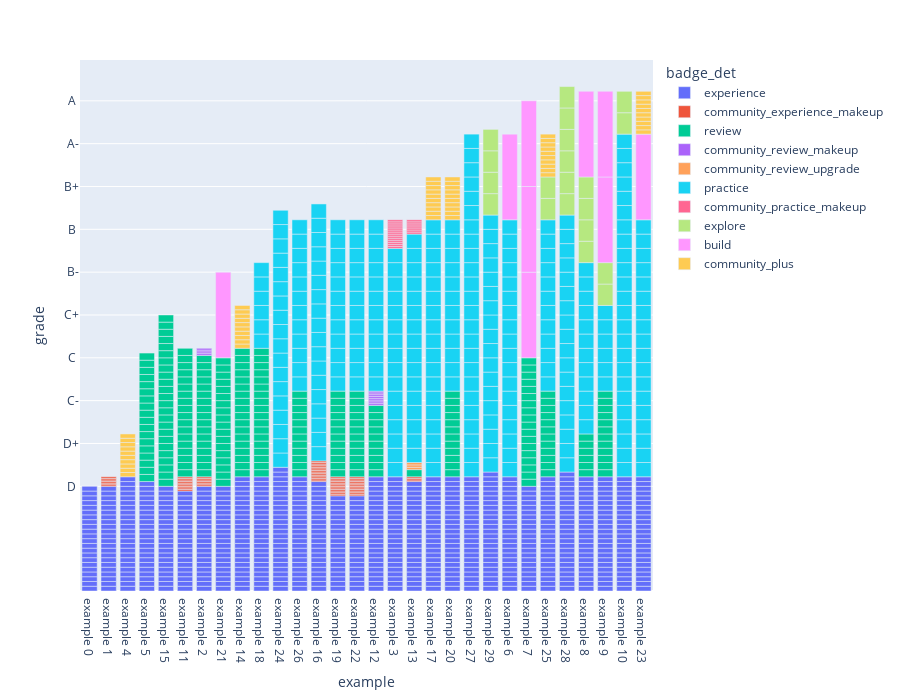

This figure's notebook cell:
### Code cell
# make plot
fig_cur = px.bar(per_badge_df_mrw_cletter,x='example',y='influence',color='badge_det',
                 hover_data=['badge','count','letter'],height=700)
fig_cur.update_layout(yaxis = dict(tickmode='array',
                              tickvals = list(thresh_mrw.values()),
                              ticktext =list(thresh_mrw.keys()),
                                  title='grade'))
# fig.update_layout( xaxis={'categoryorder':'array','categoryarray':per_badge_df_mrw_cletter['influence_total'].unique()})
fig_cur

### Figure 1 — Plotly figure (JSON) as saved in the notebook; plotly's stock layout.template omitted (floating-point values rounded to 4 significant figures; data arrays with more than 128 entries replaced by an {"elided": "..."} marker saying what was removed)
{"data": [{"alignmentgroup": "True", "customdata": {"elided": "698x3 mixed values"}, "hovertemplate": "badge_det=experience<br>example=%{x}<br>influence=%{y}<br>badge=%{customdata[0]}<br>count=%{customdata[1]}<br>letter=%{customdata[2]}<extra></extra>", "legendgroup": "experience", "marker": {"color": "#636efa", "pattern": {"shape": ""}}, "name": "experience", "offsetgroup": "experience", "orientation": "v", "showlegend": true, "textposition": "auto", "type": "bar", "x": {"elided": "698 str values"}, "xaxis": "x", "y": {"elided": "698 int values"}, "yaxis": "y"}, {"alignmentgroup": "True", "customdata": {"elided": "61x3 mixed values"}, "hovertemplate": "badge_det=community_experience_makeup<br>example=%{x}<br>influence=%{y}<br>badge=%{customdata[0]}<br>count=%{customdata[1]}<br>letter=%{customdata[2]}<extra></extra>", "legendgroup": "community_experience_makeup", "marker": {"color": "#EF553B", "pattern": {"shape": ""}}, "name": "community_experience_makeup", "offsetgroup": "community_experience_makeup", "orientation": "v", "showlegend": true, "textposition": "auto", "type": "bar", "x": ["example 1", "example 1", "example 1", "example 1", "example 1", "example 1", "example 11", "example 11", "example 11", "example 11", "example 11", "example 11", "example 11", "example 11", "example 11", "example 2", "example 2", "example 2", "example 2", "example 2", "example 2", "example 16", "example 16", "example 16", "example 16", "example 16", "example 16", "example 16", "example 16", "example 16", "example 16", "example 16", "example 16", "example 16", "example 19", "example 19", "example 19", "example 19", "example 19", "example 19", "example 19", "example 19", "example 19", "example 19", "example 19", "example 19", "example 22", "example 22", "example 22", "example 22", "example 22", "example 22", "example 22", "example 22", "example 22", "example 22", "example 22", "example 22", "example 13", "example 13", "example 13"], "xaxis": "x", "y": [0.6667, 0.6667, 0.6667, 0.6667, 0.6667, 0.6667, 0.6667, 0.6667, 0.6667, 0.6667, 0.6667, 0.6667, 0.6667, 0.6667, 0.6667, 0.6667, 0.6667, 0.6667, 0.6667, 0.6667, 0.6667, 0.6667, 0.6667, 0.6667, 0.6667, 0.6667, 0.6667, 0.6667, 0.6667, 0.6667, 0.6667, 0.6667, 0.6667, 0.6667, 0.6667, 0.6667, 0.6667, 0.6667, 0.6667, 0.6667, 0.6667, 0.6667, 0.6667, 0.6667, 0.6667, 0.6667, 0.6667, 0.6667, 0.6667, 0.6667, 0.6667, 0.6667, 0.6667, 0.6667, 0.6667, 0.6667, 0.6667, 0.6667, 0.6667, 0.6667, 0.6667], "yaxis": "y"}, {"alignmentgroup": "True", "customdata": {"elided": "238x3 mixed values"}, "hovertemplate": "badge_det=review<br>example=%{x}<br>influence=%{y}<br>badge=%{customdata[0]}<br>count=%{customdata[1]}<br>letter=%{customdata[2]}<extra></extra>", "legendgroup": "review", "marker": {"color": "#00cc96", "pattern": {"shape": ""}}, "name": "review", "offsetgroup": "review", "orientation": "v", "showlegend": true, "textposition": "auto", "type": "bar", "x": {"elided": "238 str values"}, "xaxis": "x", "y": {"elided": "238 int values"}, "yaxis": "y"}, {"alignmentgroup": "True", "customdata": [["community", 4, "C "], ["community", 4, "C "], ["community", 4, "C "], ["community", 4, "C "], ["community", 8, "B "], ["community", 8, "B "], ["community", 8, "B "], ["community", 8, "B "], ["community", 8, "B "], ["community", 8, "B "], ["community", 8, "B "], ["community", 8, "B "]], "hovertemplate": "badge_det=community_review_makeup<br>example=%{x}<br>influence=%{y}<br>badge=%{customdata[0]}<br>count=%{customdata[1]}<br>letter=%{customdata[2]}<extra></extra>", "legendgroup": "community_review_makeup", "marker": {"color": "#ab63fa", "pattern": {"shape": ""}}, "name": "community_review_makeup", "offsetgroup": "community_review_makeup", "orientation": "v", "showlegend": true, "textposition": "auto", "type": "bar", "x": ["example 2", "example 2", "example 2", "example 2", "example 12", "example 12", "example 12", "example 12", "example 12", "example 12", "example 12", "example 12"], "xaxis": "x", "y": [0.75, 0.75, 0.75, 0.75, 0.75, 0.75, 0.75, 0.75, 0.75, 0.75, 0.75, 0.75], "yaxis": "y"}, {"alignmentgroup": "True", "customdata": [["community", 3, "B "], ["community", 3, "B "], ["community", 3, "B "]], "hovertemplate": "badge_det=community_review_upgrade<br>example=%{x}<br>influence=%{y}<br>badge=%{customdata[0]}<br>count=%{customdata[1]}<br>letter=%{customdata[2]}<extra></extra>", "legendgroup": "community_review_upgrade", "marker": {"color": "#FFA15A", "pattern": {"shape": ""}}, "name": "community_review_upgrade", "offsetgroup": "community_review_upgrade", "orientation": "v", "showlegend": true, "textposition": "auto", "type": "bar", "x": ["example 13", "example 13", "example 13"], "xaxis": "x", "y": [1, 1, 1], "yaxis": "y"}, {"alignmentgroup": "True", "customdata": {"elided": "302x3 mixed values"}, "hovertemplate": "badge_det=practice<br>example=%{x}<br>influence=%{y}<br>badge=%{customdata[0]}<br>count=%{customdata[1]}<br>letter=%{customdata[2]}<extra></extra>", "legendgroup": "practice", "marker": {"color": "#19d3f3", "pattern": {"shape": ""}}, "name": "practice", "offsetgroup": "practice", "orientation": "v", "showlegend": true, "textposition": "auto", "type": "bar", "x": {"elided": "302 str values"}, "xaxis": "x", "y": {"elided": "302 int values"}, "yaxis": "y"}, {"alignmentgroup": "True", "customdata": [["community", 14, "B "], ["community", 14, "B "], ["community", 14, "B "], ["community", 14, "B "], ["community", 14, "B "], ["community", 14, "B "], ["community", 14, "B "], ["community", 14, "B "], ["community", 14, "B "], ["community", 14, "B "], ["community", 14, "B "], ["community", 14, "B "], ["community", 14, "B "], ["community", 14, "B "], ["community", 7, "B "], ["community", 7, "B "], ["community", 7, "B "], ["community", 7, "B "], ["community", 7, "B "], ["community", 7, "B "], ["community", 7, "B "]], "hovertemplate": "badge_det=community_practice_makeup<br>example=%{x}<br>influence=%{y}<br>badge=%{customdata[0]}<br>count=%{customdata[1]}<br>letter=%{customdata[2]}<extra></extra>", "legendgroup": "community_practice_makeup", "marker": {"color": "#FF6692", "pattern": {"shape": ""}}, "name": "community_practice_makeup", "offsetgroup": "community_practice_makeup", "orientation": "v", "showlegend": true, "textposition": "auto", "type": "bar", "x": ["example 3", "example 3", "example 3", "example 3", "example 3", "example 3", "example 3", "example 3", "example 3", "example 3", "example 3", "example 3", "example 3", "example 3", "example 13", "example 13", "example 13", "example 13", "example 13", "example 13", "example 13"], "xaxis": "x", "y": [0.8571, 0.8571, 0.8571, 0.8571, 0.8571, 0.8571, 0.8571, 0.8571, 0.8571, 0.8571, 0.8571, 0.8571, 0.8571, 0.8571, 0.8571, 0.8571, 0.8571, 0.8571, 0.8571, 0.8571, 0.8571], "yaxis": "y"}, {"alignmentgroup": "True", "customdata": [["explore", 4, "A-"], ["explore", 4, "A-"], ["explore", 4, "A-"], ["explore", 4, "A-"], ["explore", 2, "A-"], ["explore", 2, "A-"], ["explore", 6, "A "], ["explore", 6, "A "], ["explore", 6, "A "], ["explore", 6, "A "], ["explore", 6, "A "], ["explore", 6, "A "], ["explore", 4, "A "], ["explore", 4, "A "], ["explore", 4, "A "], ["explore", 4, "A "], ["explore", 2, "A "], ["explore", 2, "A "], ["explore", 2, "A "], ["explore", 2, "A "]], "hovertemplate": "badge_det=explore<br>example=%{x}<br>influence=%{y}<br>badge=%{customdata[0]}<br>count=%{customdata[1]}<br>letter=%{customdata[2]}<extra></extra>", "legendgroup": "explore", "marker": {"color": "#B6E880", "pattern": {"shape": ""}}, "name": "explore", "offsetgroup": "explore", "orientation": "v", "showlegend": true, "textposition": "auto", "type": "bar", "x": ["example 29", "example 29", "example 29", "example 29", "example 25", "example 25", "example 28", "example 28", "example 28", "example 28", "example 28", "example 28", "example 8", "example 8", "example 8", "example 8", "example 9", "example 9", "example 10", "example 10"], "xaxis": "x", "y": [9, 9, 9, 9, 9, 9, 9, 9, 9, 9, 9, 9, 9, 9, 9, 9, 9, 9, 9, 9], "yaxis": "y"}, {"alignmentgroup": "True", "customdata": [["build", 1, "C+"], ["build", 1, "A-"], ["build", 3, "A-"], ["build", 3, "A-"], ["build", 3, "A-"], ["build", 1, "A "], ["build", 2, "A "], ["build", 2, "A "], ["build", 1, "A "]], "hovertemplate": "badge_det=build<br>example=%{x}<br>influence=%{y}<br>badge=%{customdata[0]}<br>count=%{customdata[1]}<br>letter=%{customdata[2]}<extra></extra>", "legendgroup": "build", "marker": {"color": "#FF97FF", "pattern": {"shape": ""}}, "name": "build", "offsetgroup": "build", "orientation": "v", "showlegend": true, "textposition": "auto", "type": "bar", "x": ["example 21", "example 6", "example 7", "example 7", "example 7", "example 8", "example 9", "example 9", "example 23"], "xaxis": "x", "y": [36, 36, 36, 36, 36, 36, 36, 36, 36], "yaxis": "y"}, {"alignmentgroup": "True", "customdata": {"elided": "60x3 mixed values"}, "hovertemplate": "badge_det=community_plus<br>example=%{x}<br>influence=%{y}<br>badge=%{customdata[0]}<br>count=%{customdata[1]}<br>letter=%{customdata[2]}<extra></extra>", "legendgroup": "community_plus", "marker": {"color": "#FECB52", "pattern": {"shape": ""}}, "name": "community_plus", "offsetgroup": "community_plus", "orientation": "v", "showlegend": true, "textposition": "auto", "type": "bar", "x": ["example 4", "example 4", "example 4", "example 4", "example 4", "example 4", "example 4", "example 4", "example 4", "example 4", "example 14", "example 14", "example 14", "example 14", "example 14", "example 14", "example 14", "example 14", "example 14", "example 14", "example 17", "example 17", "example 17", "example 17", "example 17", "example 17", "example 17", "example 17", "example 17", "example 17", "example 20", "example 20", "example 20", "example 20", "example 20", "example 20", "example 20", "example 20", "example 20", "example 20", "example 25", "example 25", "example 25", "example 25", "example 25", "example 25", "example 25", "example 25", "example 25", "example 25", "example 23", "example 23", "example 23", "example 23", "example 23", "example 23", "example 23", "example 23", "example 23", "example 23"], "xaxis": "x", "y": [1.8, 1.8, 1.8, 1.8, 1.8, 1.8, 1.8, 1.8, 1.8, 1.8, 1.8, 1.8, 1.8, 1.8, 1.8, 1.8, 1.8, 1.8, 1.8, 1.8, 1.8, 1.8, 1.8, 1.8, 1.8, 1.8, 1.8, 1.8, 1.8, 1.8, 1.8, 1.8, 1.8, 1.8, 1.8, 1.8, 1.8, 1.8, 1.8, 1.8, 1.8, 1.8, 1.8, 1.8, 1.8, 1.8, 1.8, 1.8, 1.8, 1.8, 1.8, 1.8, 1.8, 1.8, 1.8, 1.8, 1.8, 1.8, 1.8, 1.8], "yaxis": "y"}], "layout": {"barmode": "relative", "height": 700, "legend": {"title": {"text": "badge_det"}, "tracegroupgap": 0}, "margin": {"t": 60}, "xaxis": {"anchor": "y", "domain": [0, 1], "title": {"text": "example"}}, "yaxis": {"anchor": "x", "domain": [0, 1], "tickmode": "array", "ticktext": ["D ", "C ", "B ", "A ", "C-", "B-", "A-", "D+", "C+", "B+"], "tickvals": [44, 98, 152, 206, 80, 134, 188, 62, 116, 170], "title": {"text": "grade"}}}}
